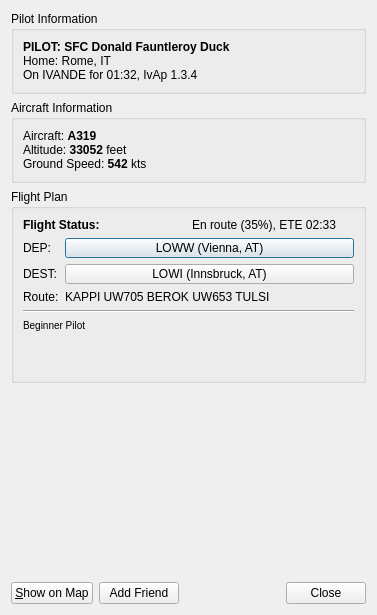
<?xml version="1.0" encoding="UTF-8"?>
<ui version="4.0">
 <class>PilotDetails</class>
 <widget class="QDialog" name="PilotDetails">
  <property name="geometry">
   <rect>
    <x>0</x>
    <y>0</y>
    <width>377</width>
    <height>615</height>
   </rect>
  </property>
  <property name="sizePolicy">
   <sizepolicy hsizetype="Preferred" vsizetype="Expanding">
    <horstretch>0</horstretch>
    <verstretch>0</verstretch>
   </sizepolicy>
  </property>
  <property name="windowTitle">
   <string>AUA325</string>
  </property>
  <property name="windowIcon">
   <iconset resource="Resources.qrc">
    <normaloff>:/icons/qutescoop.png</normaloff>:/icons/qutescoop.png</iconset>
  </property>
  <layout class="QVBoxLayout">
   <item>
    <widget class="QGroupBox" name="groupBox">
     <property name="title">
      <string>Pilot Information</string>
     </property>
     <layout class="QVBoxLayout">
      <item>
       <widget class="QLabel" name="lblPilotInfo">
        <property name="text">
         <string>&lt;strong&gt;PILOT: SFC Donald Fauntleroy Duck&lt;/strong&gt;&lt;br/&gt;Home: Rome, IT&lt;br/&gt;On IVANDE for 01:32, IvAp 1.3.4</string>
        </property>
        <property name="alignment">
         <set>Qt::AlignLeading|Qt::AlignLeft|Qt::AlignTop</set>
        </property>
        <property name="openExternalLinks">
         <bool>true</bool>
        </property>
       </widget>
      </item>
     </layout>
    </widget>
   </item>
   <item>
    <widget class="QGroupBox" name="groupBox_2">
     <property name="title">
      <string>Aircraft Information</string>
     </property>
     <layout class="QVBoxLayout">
      <item>
       <widget class="QLabel" name="lblAircraftInfo">
        <property name="text">
         <string>Aircraft: &lt;strong&gt;A319&lt;/strong&gt;&lt;br/&gt;Altitude: &lt;strong&gt;33052&lt;/strong&gt; feet&lt;br/&gt;Ground Speed: &lt;strong&gt;542&lt;/strong&gt; kts</string>
        </property>
        <property name="alignment">
         <set>Qt::AlignLeading|Qt::AlignLeft|Qt::AlignTop</set>
        </property>
       </widget>
      </item>
     </layout>
    </widget>
   </item>
   <item>
    <widget class="QGroupBox" name="groupBox_3">
     <property name="sizePolicy">
      <sizepolicy hsizetype="Preferred" vsizetype="Expanding">
       <horstretch>0</horstretch>
       <verstretch>0</verstretch>
      </sizepolicy>
     </property>
     <property name="title">
      <string>Flight Plan</string>
     </property>
     <layout class="QVBoxLayout">
      <item>
       <layout class="QHBoxLayout">
        <item>
         <widget class="QLabel" name="label">
          <property name="text">
           <string>&lt;strong&gt;Flight Status:&lt;/strong&gt;</string>
          </property>
         </widget>
        </item>
        <item>
         <widget class="QLabel" name="lblFlightStatus">
          <property name="text">
           <string>En route (35%), ETE 02:33</string>
          </property>
         </widget>
        </item>
       </layout>
      </item>
      <item>
       <layout class="QFormLayout" name="formLayout">
        <item row="0" column="0">
         <widget class="QLabel" name="label_3">
          <property name="text">
           <string>DEP:</string>
          </property>
         </widget>
        </item>
        <item row="0" column="1">
         <widget class="QPushButton" name="buttonFrom">
          <property name="maximumSize">
           <size>
            <width>16777215</width>
            <height>20</height>
           </size>
          </property>
          <property name="text">
           <string>LOWW (Vienna, AT)</string>
          </property>
         </widget>
        </item>
        <item row="1" column="0">
         <widget class="QLabel" name="label_4">
          <property name="text">
           <string>DEST:</string>
          </property>
         </widget>
        </item>
        <item row="1" column="1">
         <widget class="QPushButton" name="buttonDest">
          <property name="maximumSize">
           <size>
            <width>16777215</width>
            <height>20</height>
           </size>
          </property>
          <property name="text">
           <string>LOWI (Innsbruck, AT)</string>
          </property>
         </widget>
        </item>
        <item row="2" column="0">
         <widget class="QLabel" name="label_2">
          <property name="text">
           <string>Route:</string>
          </property>
         </widget>
        </item>
        <item row="2" column="1">
         <widget class="QLabel" name="lblRoute">
          <property name="mouseTracking">
           <bool>true</bool>
          </property>
          <property name="text">
           <string>KAPPI UW705 BEROK UW653 TULSI</string>
          </property>
          <property name="wordWrap">
           <bool>true</bool>
          </property>
          <property name="textInteractionFlags">
           <set>Qt::LinksAccessibleByMouse|Qt::TextSelectableByMouse</set>
          </property>
         </widget>
        </item>
       </layout>
      </item>
      <item>
       <widget class="Line" name="line">
        <property name="orientation">
         <enum>Qt::Horizontal</enum>
        </property>
       </widget>
      </item>
      <item>
       <widget class="QLabel" name="lblRemarks">
        <property name="sizePolicy">
         <sizepolicy hsizetype="Preferred" vsizetype="Expanding">
          <horstretch>0</horstretch>
          <verstretch>0</verstretch>
         </sizepolicy>
        </property>
        <property name="mouseTracking">
         <bool>true</bool>
        </property>
        <property name="text">
         <string>&lt;small&gt;Beginner Pilot&lt;/small&gt;</string>
        </property>
        <property name="alignment">
         <set>Qt::AlignLeading|Qt::AlignLeft|Qt::AlignTop</set>
        </property>
        <property name="wordWrap">
         <bool>true</bool>
        </property>
       </widget>
      </item>
     </layout>
    </widget>
   </item>
   <item>
    <spacer>
     <property name="orientation">
      <enum>Qt::Vertical</enum>
     </property>
     <property name="sizeHint" stdset="0">
      <size>
       <width>20</width>
       <height>40</height>
      </size>
     </property>
    </spacer>
   </item>
   <item>
    <layout class="QHBoxLayout">
     <item>
      <widget class="QPushButton" name="buttonShowOnMap">
       <property name="text">
        <string>&amp;Show on Map</string>
       </property>
       <property name="shortcut">
        <string>S</string>
       </property>
       <property name="autoDefault">
        <bool>false</bool>
       </property>
      </widget>
     </item>
     <item>
      <widget class="QPushButton" name="buttonAddFriend">
       <property name="text">
        <string>Add Friend</string>
       </property>
      </widget>
     </item>
     <item>
      <widget class="QDialogButtonBox" name="buttonBox">
       <property name="standardButtons">
        <set>QDialogButtonBox::Close</set>
       </property>
      </widget>
     </item>
    </layout>
   </item>
  </layout>
 </widget>
 <tabstops>
  <tabstop>buttonFrom</tabstop>
  <tabstop>buttonDest</tabstop>
  <tabstop>buttonShowOnMap</tabstop>
  <tabstop>buttonAddFriend</tabstop>
 </tabstops>
 <resources>
  <include location="Resources.qrc"/>
 </resources>
 <connections>
  <connection>
   <sender>buttonShowOnMap</sender>
   <signal>clicked()</signal>
   <receiver>PilotDetails</receiver>
   <slot>close()</slot>
   <hints>
    <hint type="sourcelabel">
     <x>94</x>
     <y>602</y>
    </hint>
    <hint type="destinationlabel">
     <x>177</x>
     <y>259</y>
    </hint>
   </hints>
  </connection>
  <connection>
   <sender>buttonBox</sender>
   <signal>clicked(QAbstractButton*)</signal>
   <receiver>PilotDetails</receiver>
   <slot>close()</slot>
   <hints>
    <hint type="sourcelabel">
     <x>331</x>
     <y>583</y>
    </hint>
    <hint type="destinationlabel">
     <x>294</x>
     <y>523</y>
    </hint>
   </hints>
  </connection>
 </connections>
</ui>
